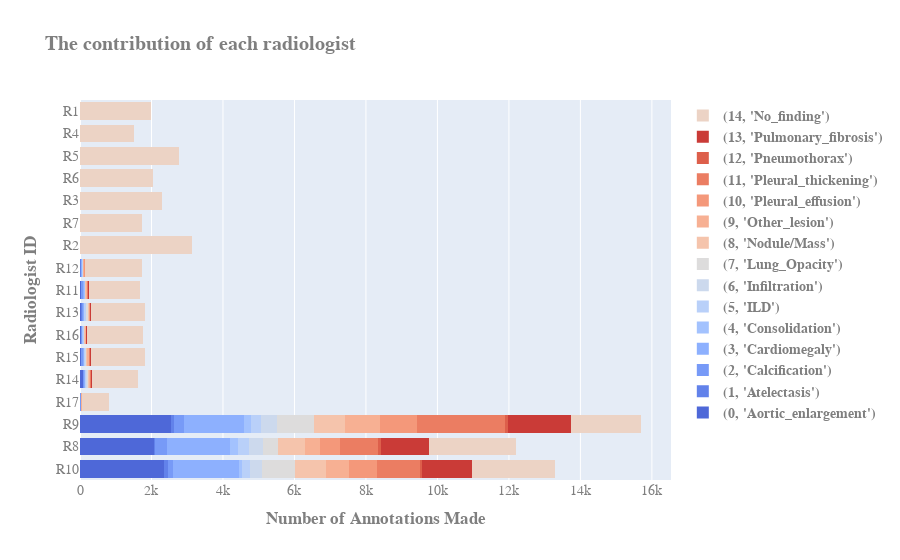

The cell this chart's notebook holds for it:
### Code cell
int_2_str = {i:df_train[df_train["class_id"]==i].iloc[0]["class_name"] for i in range(15)}
str_2_int = {v:k for k,v in int_2_str.items()}
int_2_clr = {str_2_int[k]:LABEL_COLORS[i] for i,k in enumerate(sorted(str_2_int.keys()))}
fig = go.Figure()
for i in range(15):
    fig.add_trace(go.Histogram(
        y=df_train[df_train["class_id"]==i]["rad_id"],
        marker_color=int_2_clr[i],
        name=f"<b>{i, int_2_str[i]}</b>", orientation='h'))

fig.update_xaxes(categoryorder="total descending")
fig.update_layout(title="<b>The contribution of each radiologist</b>",
                  barmode='stack',
                  xaxis_title="<b>Number of Annotations Made</b>",
                  yaxis_title="<b>Radiologist ID</b>",
                  font=FIG_FONT)

#plt.savefig(os.path.join(chart_path, "8.The contribution of each radiologist.png"))
fig.show()

### Figure 1 — Plotly figure (JSON) as saved in the notebook; plotly's stock layout.template omitted (floating-point values rounded to 4 significant figures; data arrays with more than 128 entries replaced by an {"elided": "..."} marker saying what was removed)
{"data": [{"marker": {"color": "rgb(78, 104, 216)"}, "name": "<b>(0, 'Aortic_enlargement')</b>", "orientation": "h", "type": "histogram", "y": {"elided": "7162 str values"}}, {"marker": {"color": "rgb(98, 130, 234)"}, "name": "<b>(1, 'Atelectasis')</b>", "orientation": "h", "type": "histogram", "y": {"elided": "279 str values"}}, {"marker": {"color": "rgb(119, 154, 247)"}, "name": "<b>(2, 'Calcification')</b>", "orientation": "h", "type": "histogram", "y": {"elided": "960 str values"}}, {"marker": {"color": "rgb(141, 176, 254)"}, "name": "<b>(3, 'Cardiomegaly')</b>", "orientation": "h", "type": "histogram", "y": {"elided": "5427 str values"}}, {"marker": {"color": "rgb(163, 194, 254)"}, "name": "<b>(4, 'Consolidation')</b>", "orientation": "h", "type": "histogram", "y": {"elided": "556 str values"}}, {"marker": {"color": "rgb(185, 208, 249)"}, "name": "<b>(5, 'ILD')</b>", "orientation": "h", "type": "histogram", "y": {"elided": "1000 str values"}}, {"marker": {"color": "rgb(204, 217, 237)"}, "name": "<b>(6, 'Infiltration')</b>", "orientation": "h", "type": "histogram", "y": {"elided": "1247 str values"}}, {"marker": {"color": "rgb(221, 220, 220)"}, "name": "<b>(7, 'Lung_Opacity')</b>", "orientation": "h", "type": "histogram", "y": {"elided": "2483 str values"}}, {"marker": {"color": "rgb(245, 196, 172)"}, "name": "<b>(8, 'Nodule/Mass')</b>", "orientation": "h", "type": "histogram", "y": {"elided": "2580 str values"}}, {"marker": {"color": "rgb(247, 176, 147)"}, "name": "<b>(9, 'Other_lesion')</b>", "orientation": "h", "type": "histogram", "y": {"elided": "2203 str values"}}, {"marker": {"color": "rgb(244, 152, 122)"}, "name": "<b>(10, 'Pleural_effusion')</b>", "orientation": "h", "type": "histogram", "y": {"elided": "2476 str values"}}, {"marker": {"color": "rgb(235, 125, 98)"}, "name": "<b>(11, 'Pleural_thickening')</b>", "orientation": "h", "type": "histogram", "y": {"elided": "4842 str values"}}, {"marker": {"color": "rgb(221, 95, 75)"}, "name": "<b>(12, 'Pneumothorax')</b>", "orientation": "h", "type": "histogram", "y": {"elided": "226 str values"}}, {"marker": {"color": "rgb(202, 59, 55)"}, "name": "<b>(13, 'Pulmonary_fibrosis')</b>", "orientation": "h", "type": "histogram", "y": {"elided": "4655 str values"}}, {"marker": {"color": "rgb(236, 211, 197)"}, "name": "<b>(14, 'No_finding')</b>", "orientation": "h", "type": "histogram", "y": {"elided": "31818 str values"}}], "layout": {"barmode": "stack", "font": {"color": "#7f7f7f", "family": "Helvetica, Arial", "size": 14}, "title": {"text": "<b>The contribution of each radiologist</b>"}, "xaxis": {"categoryorder": "total descending", "title": {"text": "<b>Number of Annotations Made</b>"}}, "yaxis": {"title": {"text": "<b>Radiologist ID</b>"}}}}
